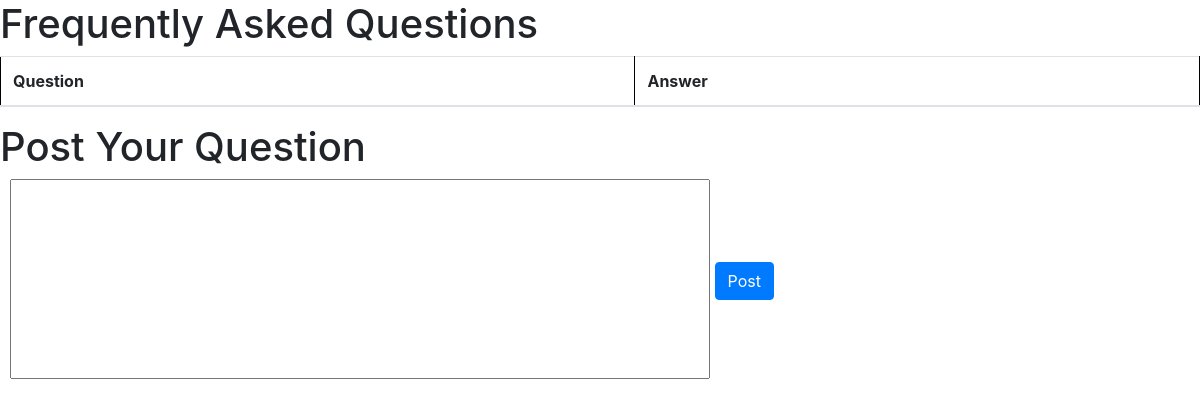
/faq.php, run on an earlier commit of the app's database.
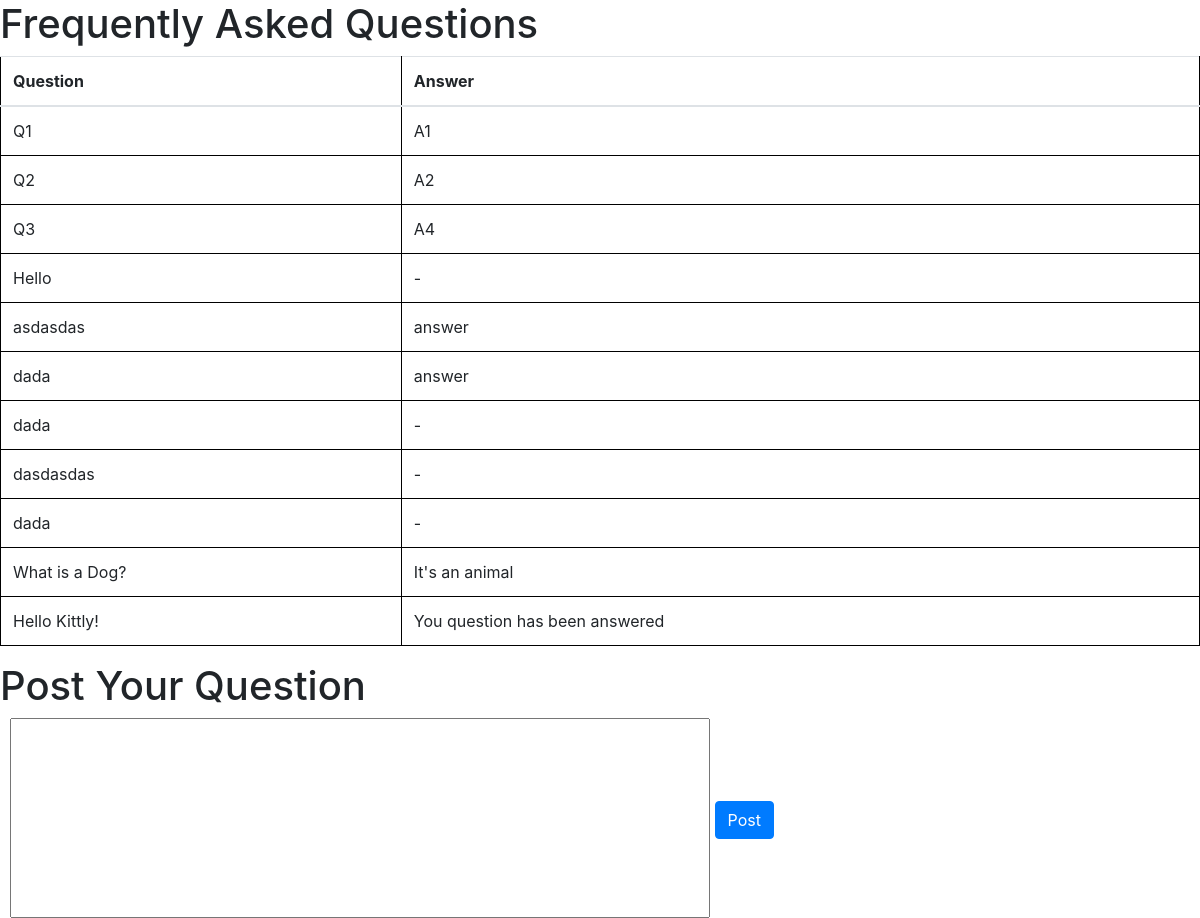
And on a later commit of the database.
### tables this page shows
CREATE TABLE `faq` (
  `id` int(11) NOT NULL,
  `question` varchar(100) NOT NULL,
  `answer` varchar(100) NOT NULL
);

### faq.php (the view, shortened to what this page needs)
<!DOCTYPE html>
<html lang="en">
<head>
    <link rel="stylesheet" href="https://cdn.jsdelivr.net/npm/bootstrap@4.1.3/dist/css/bootstrap.min.css">
    <link rel="stylesheet" href="styles.css">
</head>
<body>
    <?php require_once 'process.php'; ?>
    <h1>Frequently Asked Questions</h1>
    <table class="table">
        <thead>
            <tr>
                <th scope="col">Question</th>
                <th scope="col">Answer</th>
            </tr>
        </thead>
        <tbody>
            <?php
            $sql = "SELECT `id`, `question`, `answer` FROM faq";
            $result = $mysqli->query($sql);
            if ($result->num_rows > 0) {
                while ($row = $result->fetch_assoc()) {
                    echo "<tr>
                        <td>{$row['question']}</td>
                        <td>{$row['answer']}</td>
                    </tr>";
                }
            } else {
            }
            ?>
        </tbody>
    </table>
    <form action="faq.php" method="POST">
        <form-group>
            <h1>Post Your Question</h1>
            <input style="margin-left:10px; height:200px; width: 700px" type="text" name="question">
        </form-group>
        <form-group><button type='submit' class='btn btn-primary' name="post_student_question">Post</button></form-group>
    </form>
</body>
</html>

What changed in the data, as far as the page shows it:
added faq: question "Q1", answer "A1"
added faq: question "Q2", answer "A2"
added faq: question "Q3", answer "A4"
added faq: question "Hello", answer "-"
added faq: question "asdasdas", answer "answer"
added faq: question "dada", answer "answer"
added faq: question "dada", answer "-"
added faq: question "dasdasdas", answer "-"
added faq: question "dada", answer "-"
added faq: question "What is a Dog?", answer "It's an animal"
added faq: question "Hello Kittly!", answer "You question has been answered"
